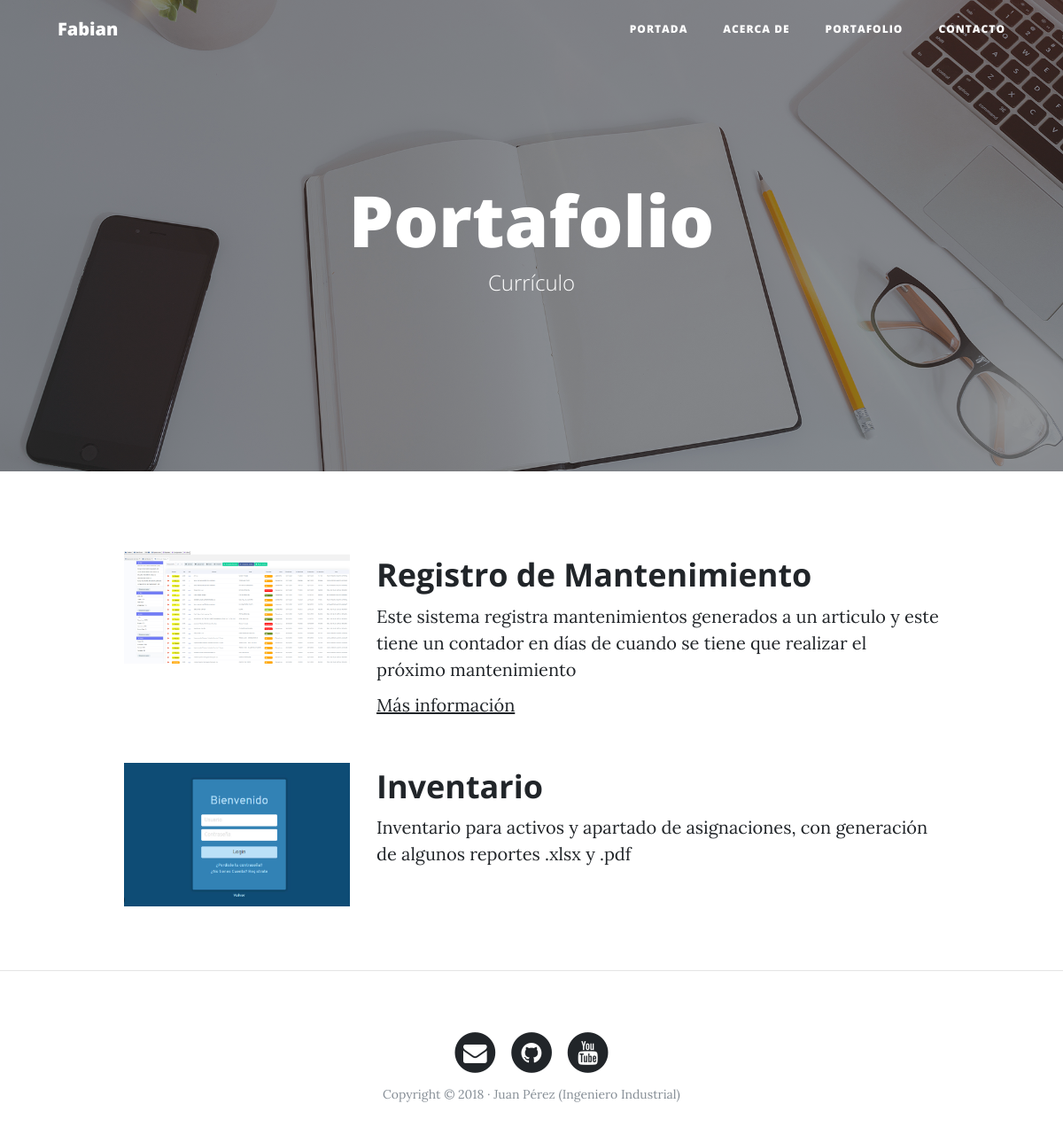
Before: /portafolio/ with the older database file.
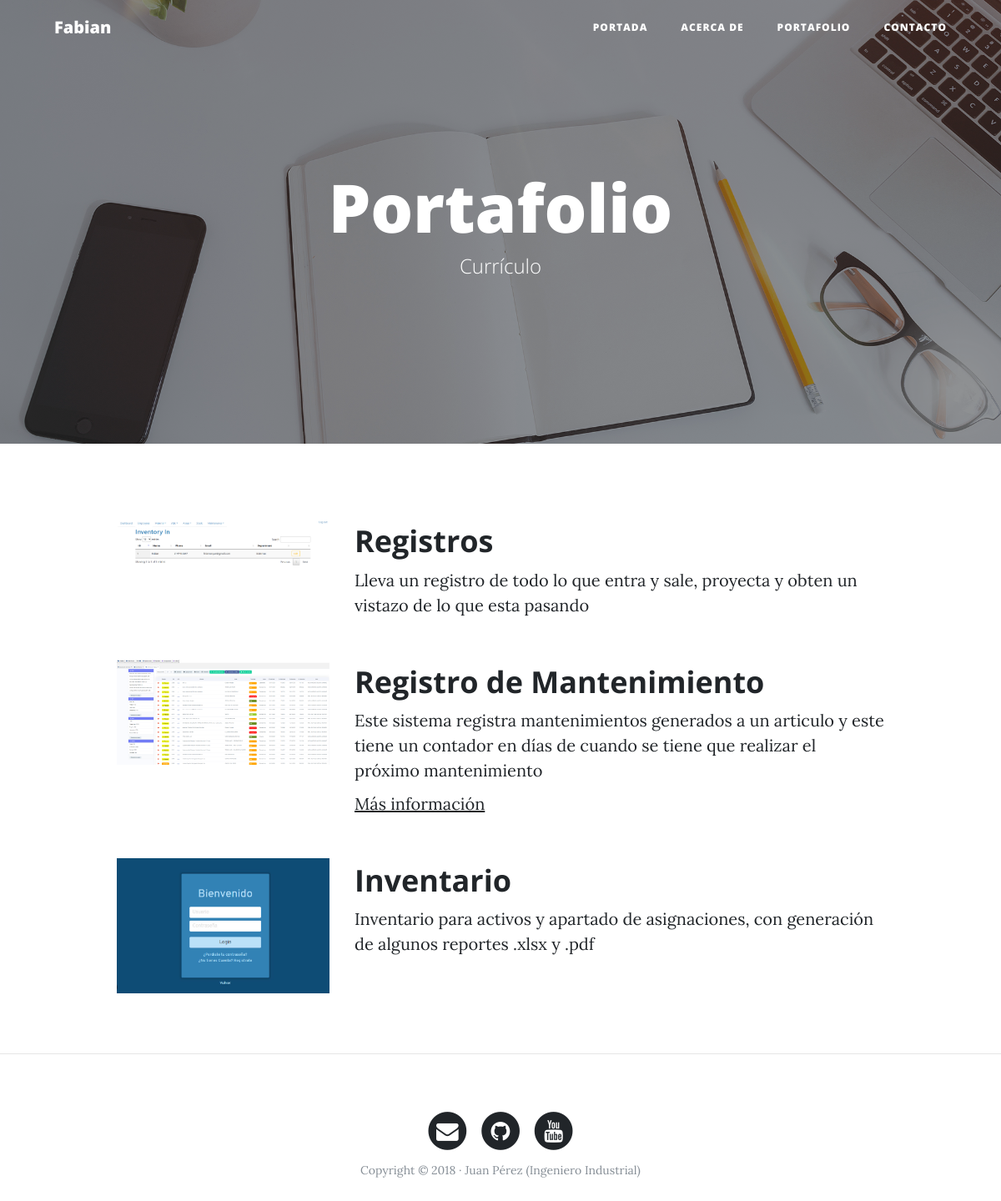
After: the same page with the newer database file.
### portafolio/models.py (models this page shows, shortened)
class Project(models.Model):
    title = models.CharField(max_length=100)
    description = models.TextField()
    image = models.ImageField(upload_to="project")
    link = models.URLField(null=True, blank=True)
    created = models.DateTimeField(auto_now_add=True)
    updated = models.DateTimeField(auto_now=True)
    class Meta:
        verbose_name = "proyecto"
        verbose_name_plural = "proyectos"
        ordering = ["-created"]

### portafolio/views.py (the view)
# urls.py: path('portafolio/',portafolio_views.portafolio, name="portafolio"),
def portafolio(request):
    projects = Project.objects.all()
    return render(request, "portafolio/portafolio.html", {'projects':projects})

### portafolio/templates/portafolio/portafolio.html (shortened to what this page needs)
{% extends "core/base.html" %}
{% block background %} {%load static%} {%static 'core/img/portfolio-bg.jpg'%}{% endblock %}
{% block headers %}
<h1>Portafolio</h1>
<span class="subheading">Currículo</span>
{% endblock %}
{%block content%}
{%for projects in projects%}
    <div class="row project">
        <div class="col-lg-3 col-md-4 offset-lg-1">
            <img class="img-fluid" src="{{projects.image.url}}" alt="">
        </div>
    <div class="col-lg-7 col-md-8">
            <h2 class="section-heading title">{{projects.title}}</h2>
        <p>{{projects.description}}</p>
        {% if projects.link %}
            <p><a href="{{projects.link}}">Más información</a></p>
        {%endif%}
        </div>
    </div>
    {%endfor%}
{%endblock%}

### core/templates/core/base.html (shortened to what this page needs)
<!DOCTYPE html>
<html lang="es">
  <head>
    {% load static %}
    <link href="{% static 'core/vendor/bootstrap/css/bootstrap.min.css'%}" rel="stylesheet">
    <link href="{% static 'core/vendor/font-awesome/css/font-awesome.min.css'%}" rel="stylesheet" type="text/css">
    <link href="{% static 'core/css/clean-blog.min.css'%}" rel="stylesheet">
  </head>
  <body>
    <nav class="navbar navbar-expand-lg navbar-light fixed-top" id="mainNav">
      <div class="container">
        <a class="navbar-brand" href="{% url 'home' %}">Fabian</a>
        <div class="collapse navbar-collapse" id="navbarResponsive">
          <ul class="navbar-nav ml-auto">
            <li class="nav-item">
              <a class="nav-link" href="{% url 'home' %}">Portada</a>
            </li>
            <li class="nav-item">
              <a class="nav-link" href="{% url 'about' %}">Acerca de</a>
            </li>
            <li class="nav-item">
              <a class="nav-link" href="{% url 'portafolio' %}">Portafolio</a>
            </li>
            <li class="nav-item">
              <a class="nav-link" href="{% url 'contacto' %}">Contacto</a>
            </li>
          </ul>
        </div>
      </div>
    </nav>
    <header class="masthead" style="background-image: url('{% block background %}{% endblock %}')">
      <div class="overlay"></div>
      <div class="container">
        <div class="row">
          <div class="col-lg-8 col-md-10 mx-auto">
            <div class="site-heading">
              {% block headers %}{% endblock %}
            </div>
          </div>
        </div>
      </div>
    </header>
    <div class="container">
        {%block content%}{%endblock%}
    </div>
    {% if request.path != "/" %} <hr> {% endif %}
    <footer>
      <div class="container">
        <div class="row">
          <div class="col-lg-8 col-md-10 mx-auto">
            <ul class="list-inline text-center">
              <li class="list-inline-item">
                <a href="#">
                  <span class="fa-stack fa-lg">
                    <i class="fa fa-circle fa-stack-2x"></i>
                    <i class="fa fa-envelope fa-stack-1x fa-inverse"></i>
                  </span>
                </a>
              </li>
              <li class="list-inline-item">
                <a href="#">
                  <span class="fa-stack fa-lg">
                    <i class="fa fa-circle fa-stack-2x"></i>
                    <i class="fa fa-github fa-stack-1x fa-inverse"></i>
                  </span>
                </a>
              </li>
              <li class="list-inline-item">
                <a href="#">
                  <span class="fa-stack fa-lg">
                    <i class="fa fa-circle fa-stack-2x"></i>
                    <i class="fa fa-youtube fa-stack-1x fa-inverse"></i>
                  </span>
                </a>
              </li>
            </ul>
            <p class="copyright text-muted">Copyright &copy; 2018 · Juan Pérez (Ingeniero Industrial) </p>
          </div>
        </div>
      </div>
    </footer>
  </body>
</html>

Changed rows visible on the page:
added Project: image (picture), title "Registros", description "Lleva un registro de todo lo que entra y sale, proyecta y obten un vistazo de lo que esta pasando"
